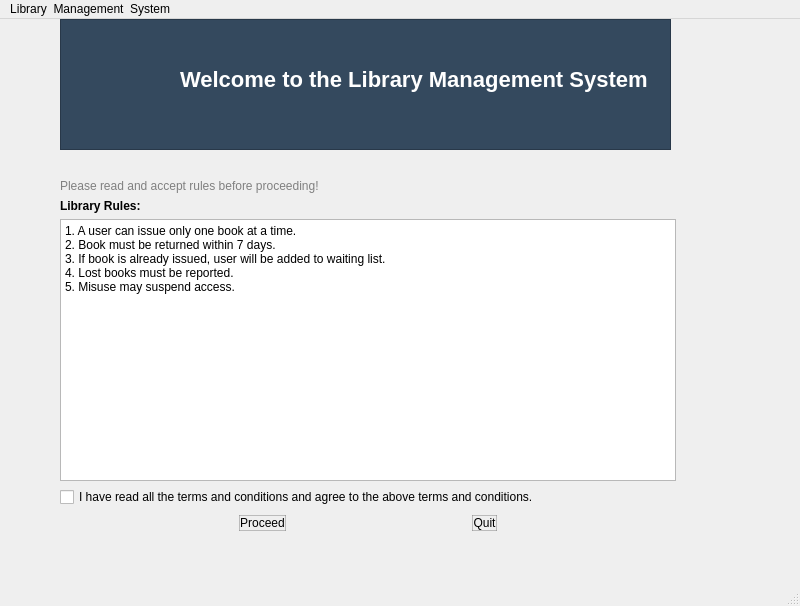
<?xml version="1.0" encoding="UTF-8"?>
<ui version="4.0">
 <class>Proceedwindow</class>
 <widget class="QMainWindow" name="Proceedwindow">
  <property name="geometry">
   <rect>
    <x>0</x>
    <y>0</y>
    <width>800</width>
    <height>606</height>
   </rect>
  </property>
  <property name="windowTitle">
   <string>Proceedwindow</string>
  </property>
  <widget class="QWidget" name="centralwidget">
   <widget class="QWidget" name="widget" native="true">
    <property name="geometry">
     <rect>
      <x>60</x>
      <y>160</y>
      <width>616</width>
      <height>354</height>
     </rect>
    </property>
    <layout class="QVBoxLayout" name="verticalLayout">
     <item>
      <widget class="QLabel" name="label_4">
       <property name="styleSheet">
        <string notr="true">color: gray;
font-size: 12px;</string>
       </property>
       <property name="text">
        <string>Please read and accept rules before proceeding!</string>
       </property>
      </widget>
     </item>
     <item>
      <widget class="QLabel" name="label">
       <property name="font">
        <font>
         <family>Segoe UI</family>
         <bold>true</bold>
        </font>
       </property>
       <property name="text">
        <string>Library Rules:</string>
       </property>
      </widget>
     </item>
     <item>
      <widget class="QTextEdit" name="textEdit">
       <property name="readOnly">
        <bool>true</bool>
       </property>
       <property name="html">
        <string>&lt;!DOCTYPE HTML PUBLIC &quot;-//W3C//DTD HTML 4.0//EN&quot; &quot;http://www.w3.org/TR/REC-html40/strict.dtd&quot;&gt;
&lt;html&gt;&lt;head&gt;&lt;meta name=&quot;qrichtext&quot; content=&quot;1&quot; /&gt;&lt;meta charset=&quot;utf-8&quot; /&gt;&lt;style type=&quot;text/css&quot;&gt;
p, li { white-space: pre-wrap; }
hr { height: 1px; border-width: 0; }
li.unchecked::marker { content: &quot;\2610&quot;; }
li.checked::marker { content: &quot;\2612&quot;; }
&lt;/style&gt;&lt;/head&gt;&lt;body style=&quot; font-family:'Segoe UI'; font-size:9pt; font-weight:400; font-style:normal;&quot;&gt;
&lt;p style=&quot; margin-top:0px; margin-bottom:0px; margin-left:0px; margin-right:0px; -qt-block-indent:0; text-indent:0px;&quot;&gt;1. A user can issue only one book at a time.&lt;/p&gt;
&lt;p style=&quot; margin-top:0px; margin-bottom:0px; margin-left:0px; margin-right:0px; -qt-block-indent:0; text-indent:0px;&quot;&gt;2. Book must be returned within 7 days.&lt;/p&gt;
&lt;p style=&quot; margin-top:0px; margin-bottom:0px; margin-left:0px; margin-right:0px; -qt-block-indent:0; text-indent:0px;&quot;&gt;3. If book is already issued, user will be added to waiting list.&lt;/p&gt;
&lt;p style=&quot; margin-top:0px; margin-bottom:0px; margin-left:0px; margin-right:0px; -qt-block-indent:0; text-indent:0px;&quot;&gt;4. Lost books must be reported.&lt;/p&gt;
&lt;p style=&quot; margin-top:0px; margin-bottom:0px; margin-left:0px; margin-right:0px; -qt-block-indent:0; text-indent:0px;&quot;&gt;5. Misuse may suspend access.&lt;/p&gt;&lt;/body&gt;&lt;/html&gt;</string>
       </property>
      </widget>
     </item>
     <item>
      <widget class="QCheckBox" name="checkBox">
       <property name="text">
        <string>I have read all the terms and conditions and agree to the above terms and conditions.</string>
       </property>
      </widget>
     </item>
     <item>
      <layout class="QHBoxLayout" name="horizontalLayout">
       <item>
        <spacer name="horizontalSpacer_3">
         <property name="orientation">
          <enum>Qt::Orientation::Horizontal</enum>
         </property>
         <property name="sizeHint" stdset="0">
          <size>
           <width>40</width>
           <height>20</height>
          </size>
         </property>
        </spacer>
       </item>
       <item>
        <widget class="QPushButton" name="Proceed">
         <property name="styleSheet">
          <string notr="true">QPushButton {
    background-color: transparent;
    color: palette(button-text);
    border: 1px solid rgba(128, 128, 128, 120); 
}

QPushButton:hover {
    background-color: #28a745;
    color: white;
    border-color: #28a745;
}</string>
         </property>
         <property name="text">
          <string>Proceed</string>
         </property>
        </widget>
       </item>
       <item>
        <spacer name="horizontalSpacer_2">
         <property name="orientation">
          <enum>Qt::Orientation::Horizontal</enum>
         </property>
         <property name="sizeHint" stdset="0">
          <size>
           <width>40</width>
           <height>20</height>
          </size>
         </property>
        </spacer>
       </item>
       <item>
        <widget class="QPushButton" name="quitButton">
         <property name="styleSheet">
          <string notr="true">QPushButton {
    background-color: transparent;
    color: palette(button-text);
    border: 1px solid rgba(128, 128, 128, 120);
}

QPushButton:hover {
    background-color: #dc3545;
    color: white;
    border-color: #dc3545;
}</string>
         </property>
         <property name="text">
          <string>Quit</string>
         </property>
        </widget>
       </item>
       <item>
        <spacer name="horizontalSpacer">
         <property name="orientation">
          <enum>Qt::Orientation::Horizontal</enum>
         </property>
         <property name="sizeHint" stdset="0">
          <size>
           <width>40</width>
           <height>20</height>
          </size>
         </property>
        </spacer>
       </item>
      </layout>
     </item>
    </layout>
   </widget>
   <widget class="QFrame" name="headerFrame">
    <property name="geometry">
     <rect>
      <x>60</x>
      <y>0</y>
      <width>611</width>
      <height>131</height>
     </rect>
    </property>
    <property name="styleSheet">
     <string notr="true">
background-color: #34495e;</string>
    </property>
    <property name="frameShape">
     <enum>QFrame::Shape::StyledPanel</enum>
    </property>
    <property name="frameShadow">
     <enum>QFrame::Shadow::Raised</enum>
    </property>
    <widget class="QLabel" name="label_2">
     <property name="geometry">
      <rect>
       <x>120</x>
       <y>40</y>
       <width>481</width>
       <height>41</height>
      </rect>
     </property>
     <property name="styleSheet">
      <string notr="true">color: white;
font-size: 22px;
font-weight: bold;</string>
     </property>
     <property name="text">
      <string>Welcome to the Library Management System</string>
     </property>
    </widget>
    <widget class="QLabel" name="label_3">
     <property name="geometry">
      <rect>
       <x>10</x>
       <y>10</y>
       <width>91</width>
       <height>101</height>
      </rect>
     </property>
     <property name="text">
      <string/>
     </property>
     <property name="pixmap">
      <pixmap resource="resources.qrc">:/images/lms.jpg</pixmap>
     </property>
     <property name="scaledContents">
      <bool>true</bool>
     </property>
    </widget>
   </widget>
  </widget>
  <widget class="QStatusBar" name="statusbar"/>
  <widget class="QMenuBar" name="menubar">
   <property name="geometry">
    <rect>
     <x>0</x>
     <y>0</y>
     <width>800</width>
     <height>25</height>
    </rect>
   </property>
   <widget class="QMenu" name="menuLMS">
    <property name="font">
     <font>
      <family>Sans Serif Collection</family>
     </font>
    </property>
    <property name="title">
     <string>Library  Management  System  </string>
    </property>
   </widget>
   <addaction name="menuLMS"/>
  </widget>
 </widget>
 <resources>
  <include location="resources.qrc"/>
 </resources>
 <connections/>
</ui>
